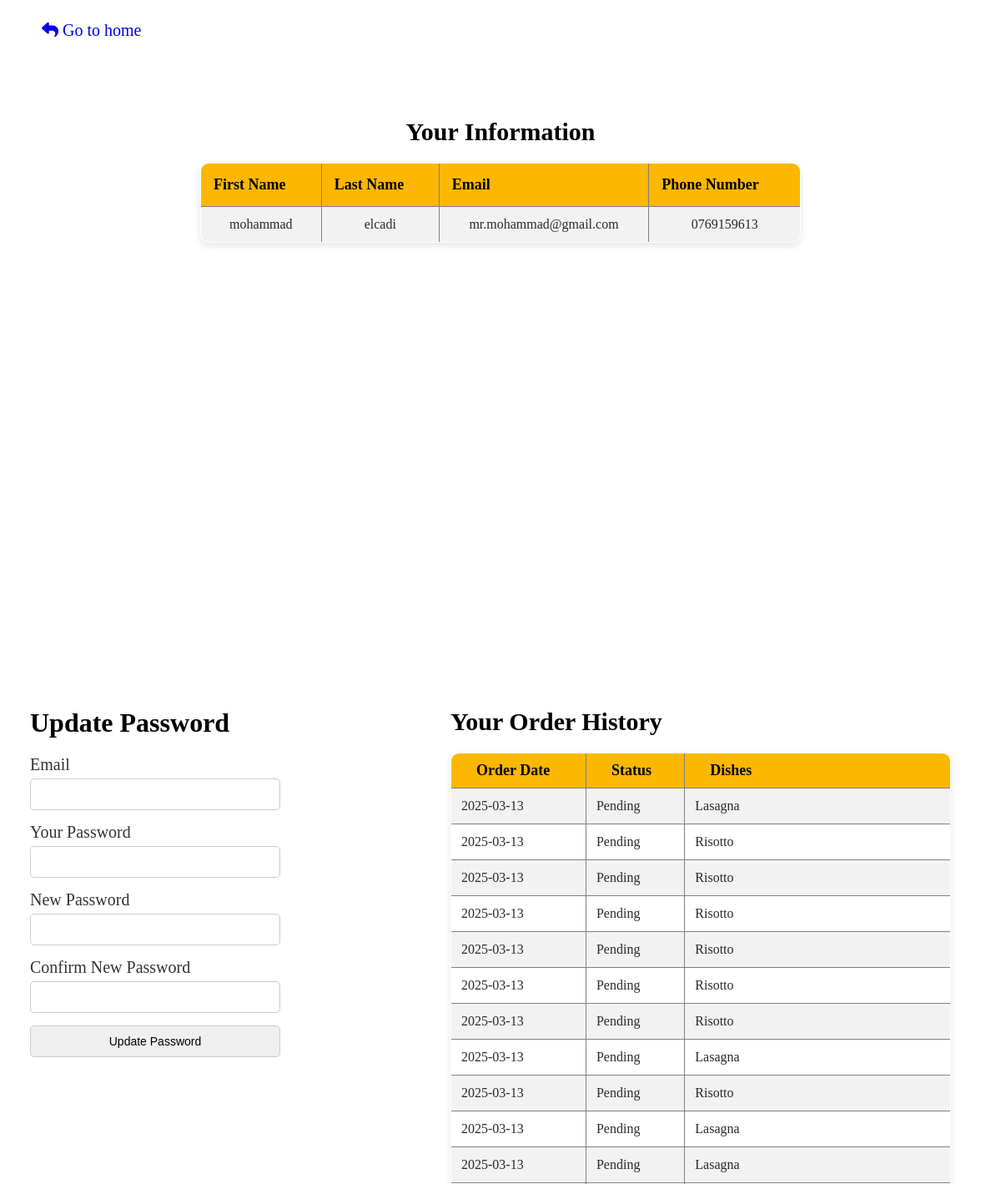
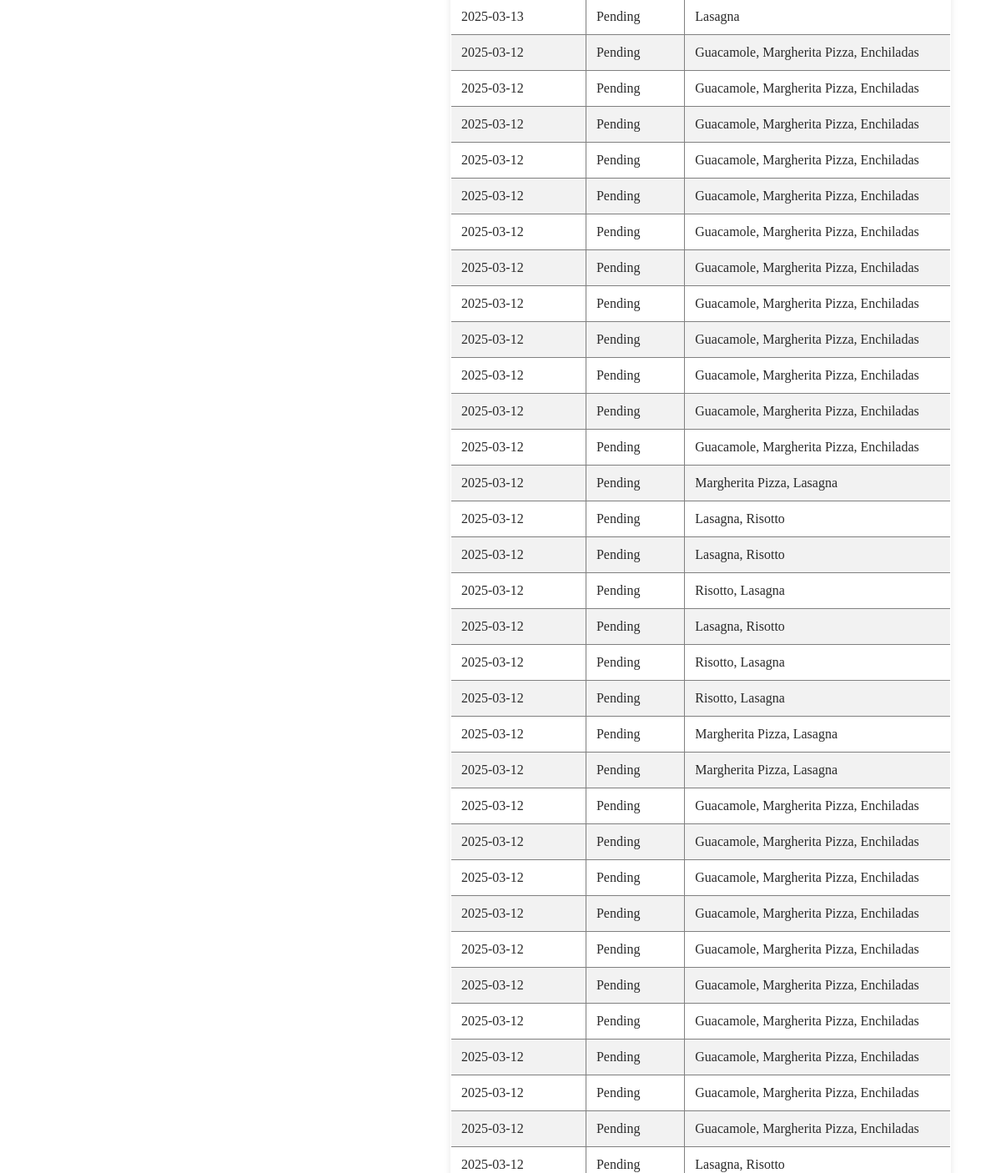
Screenshot of /profile.php (signed in) with the database file from the repository (2 pictures, top to bottom).
### tables this page shows
CREATE TABLE `users` (
  `user_id` int(11) NOT NULL,
  `first_name` varchar(50) NOT NULL,
  `last_name` varchar(50) NOT NULL,
  `email` varchar(100) NOT NULL,
  `phone_number` varchar(50) DEFAULT NULL,
  `password` varchar(255) NOT NULL
);

CREATE TABLE `orders` (
  `order_id` int(11) NOT NULL,
  `order_date` date DEFAULT NULL,
  `status` varchar(50) NOT NULL,
  `user_id` int(11) NOT NULL,
  `address_id` int(11) NOT NULL
);

CREATE TABLE `dishes` (
  `dish_id` int(11) NOT NULL,
  `dish_price` decimal(10,2) NOT NULL,
  `dish_name` varchar(255) DEFAULT NULL,
  `category_id` int(11) NOT NULL,
  `image_url` varchar(200) NOT NULL
);

### profile.php (the view, shortened to what this page needs)
<?php
$sdn = "mysql:host=localhost;dbname=resturent_db";
$user = "root";
$pass = "";
try {
    $pdo = new PDO($sdn, $user, $pass);
    $user_id = $_SESSION['user_id'];
    $orderQuery = "SELECT orders.order_id, orders.order_date, orders.status, dishes.dish_name
                   FROM orders
                   JOIN order_details ON orders.order_id = order_details.order_id
                   JOIN dishes ON order_details.dish_id = dishes.dish_id
                   WHERE orders.user_id = :user_id
                   ORDER BY orders.order_date DESC";
    $stmt = $pdo->prepare($orderQuery);
    $stmt->execute(['user_id' => $user_id]);
    $orders = $stmt->fetchAll(PDO::FETCH_ASSOC);
    $userQuery = "SELECT first_name, last_name, email, phone_number FROM users WHERE user_id = :user_id";
    $stmt = $pdo->prepare($userQuery);
    $stmt->execute(['user_id' => $user_id]);
    $user_info = $stmt->fetch(PDO::FETCH_ASSOC);
} catch (PDOException $e) {
    echo "Connection error: " . $e->getMessage();
}
?>
<!DOCTYPE html>
<html lang="en">
<head>
    <link rel="stylesheet" href="style/profile.css">
    <link rel="stylesheet" href="https://cdnjs.cloudflare.com/ajax/libs/font-awesome/6.7.2/css/all.min.css">
</head>
<body>
<a class="gohome" href="http://localhost/restorant/"><i class="fa-solid fa-reply"></i> Go to home</a>
<div class="container">
    <div class="userinfo">
        <h2>Your Information</h2>
        <table border="1">
            <tr>
                <th>First Name</th>
                <th>Last Name</th>
                <th>Email</th>
                <th>Phone Number</th>
            </tr>
            <tr>
                <td><?php echo htmlspecialchars($user_info['first_name']); ?></td>
                <td><?php echo htmlspecialchars($user_info['last_name']); ?></td>
                <td><?php echo htmlspecialchars($user_info['email']); ?></td>
                <td><?php echo htmlspecialchars($user_info['phone_number']); ?></td>
            </tr>
        </table>
    </div>
    <div class="hestory">
        <h2>Your Order History</h2>
        <table border="1">
            <tr>
                <th>Order Date</th>
                <th>Status</th>
                <th>Dishes</th>
            </tr>
            <?php
            if (!empty($orders)) {
                $current_order = null;
                foreach ($orders as $order) {
                    if ($current_order !== $order['order_id']) {
                        if ($current_order !== null) {
                            echo "</td></tr>";
                        }
                        echo "<tr>";
                        echo "<td>" . $order['order_date'] . "</td>";
                        echo "<td>" . $order['status'] . "</td>";
                        echo "<td>" . $order['dish_name'];
                        $current_order = $order['order_id'];
                    } else {
                        echo ", " . $order['dish_name'];
                    }
                }
                echo "</td></tr>";
            } else {
                echo "<tr><td colspan='3'>No orders found</td></tr>";
            }
            ?>
        </table>
    </div>
    <div class="updatpass">
        <h1>Update Password</h1>
        <form method="POST">
            <label for="email">Email</label>
            <input type="email" id="email" name="email" required>
            <label for="password">Your Password</label>
            <input type="password" id="password" name="password" required>
            <label for="new_password">New Password</label>
            <input type="password" id="new_password" name="new_password" required>
            <label for="confirm_password">Confirm New Password</label>
            <input type="password" id="confirm_password" name="confirm_password" required>
            <input type="submit" name="submit" value="Update Password">
        </form>
    </div>
</div>
</body>
</html>

### style/profile.css (style rules this page uses)
* { margin: 0; padding: 0; box-sizing: border-box; }
:root { --main-color: #fcb700; --back-color: #ffffff; --parag-color: #2a2a2a; --dark-red: #d01418; --border-color: #6666662a; --name-item: #0066c0; }
body .gohome { position: absolute; top: 25px; left: 50px; text-decoration: none; font-size: 20px; }
body .updatpass { width: 25%; display: inline-block; position: absolute; top: 30%; left: 3%; }
body .updatpass form { margin-top: 20px; }
body .updatpass label { display: block; font-size: 20px; margin-bottom: 5px; color: #333; }
body .updatpass input { width: 100%; padding: 10px; border: 1px solid #ccc; border-radius: 5px; font-size: 14px; outline: none; margin-bottom: 15px; }
body .container .hestory { position: absolute; right: 5%; top: 30%; width: 50%; }
body .container .hestory h2 { margin-bottom: 20px; font-size: 30px; }
body .container .hestory table tr th, body .container .hestory table td { padding: 10px 30px; }
body .container .hestory table { width: 100%; border-collapse: collapse; box-shadow: 0px 4px 8px rgba(0, 0, 0, 0.1); border-radius: 10px; overflow: hidden; }
body .container .hestory table th { background-color: var(--main-color); padding: 15px; text-align: left; font-size: 18px; }
body .container .hestory table td { padding: 12px; font-size: 16px; color: var(--parag-color); }
body .container .hestory table tr:nth-child(even) { background-color: rgba(0, 0, 0, 0.05); }
body .container .userinfo { position: absolute; left: 50%; transform: translateX(-50%); top: 5%; width: 60%; text-align: center; }
body .container .userinfo h2 { margin-bottom: 20px; font-size: 30px; }
body .container .userinfo table { width: 100%; border-collapse: collapse; box-shadow: 0px 4px 8px rgba(0, 0, 0, 0.1); border-radius: 10px; overflow: hidden; }
body .container .userinfo table th { background-color: var(--main-color); padding: 15px; text-align: left; font-size: 18px; }
body .container .userinfo table td { padding: 12px; font-size: 16px; color: var(--parag-color); }
body .container .userinfo table tr:nth-child(even) { background-color: rgba(0, 0, 0, 0.05); }

### rows the page displays
users: first_name "mohammad", last_name "elcadi", email "mr.mohammad@gmail.com", phone_number "0769159613"
orders: order_date "2025-03-13", status "Pending", dishes.dish_name "Lasagna"
orders: order_date "2025-03-13", status "Pending", dishes.dish_name "Risotto"
orders: order_date "2025-03-13", status "Pending", dishes.dish_name "Risotto"
orders: order_date "2025-03-13", status "Pending", dishes.dish_name "Risotto"
orders: order_date "2025-03-13", status "Pending", dishes.dish_name "Risotto"
orders: order_date "2025-03-13", status "Pending", dishes.dish_name "Risotto"
orders: order_date "2025-03-13", status "Pending", dishes.dish_name "Risotto"
orders: order_date "2025-03-13", status "Pending", dishes.dish_name "Lasagna"
orders: order_date "2025-03-13", status "Pending", dishes.dish_name "Risotto"
orders: order_date "2025-03-13", status "Pending", dishes.dish_name "Lasagna"
orders: order_date "2025-03-13", status "Pending", dishes.dish_name "Lasagna"
orders: order_date "2025-03-13", status "Pending", dishes.dish_name "Lasagna"
orders: order_date "2025-03-12", status "Pending", dishes.dish_name "Guacamole", dishes.dish_name "Margherita Pizza", dishes.dish_name "Enchiladas"
orders: order_date "2025-03-12", status "Pending", dishes.dish_name "Guacamole", dishes.dish_name "Margherita Pizza", dishes.dish_name "Enchiladas"
orders: order_date "2025-03-12", status "Pending", dishes.dish_name "Guacamole", dishes.dish_name "Margherita Pizza", dishes.dish_name "Enchiladas"
orders: order_date "2025-03-12", status "Pending", dishes.dish_name "Guacamole", dishes.dish_name "Margherita Pizza", dishes.dish_name "Enchiladas"
orders: order_date "2025-03-12", status "Pending", dishes.dish_name "Guacamole", dishes.dish_name "Margherita Pizza", dishes.dish_name "Enchiladas"
orders: order_date "2025-03-12", status "Pending", dishes.dish_name "Guacamole", dishes.dish_name "Margherita Pizza", dishes.dish_name "Enchiladas"
orders: order_date "2025-03-12", status "Pending", dishes.dish_name "Guacamole", dishes.dish_name "Margherita Pizza", dishes.dish_name "Enchiladas"
orders: order_date "2025-03-12", status "Pending", dishes.dish_name "Guacamole", dishes.dish_name "Margherita Pizza", dishes.dish_name "Enchiladas"
orders: order_date "2025-03-12", status "Pending", dishes.dish_name "Guacamole", dishes.dish_name "Margherita Pizza", dishes.dish_name "Enchiladas"
orders: order_date "2025-03-12", status "Pending", dishes.dish_name "Guacamole", dishes.dish_name "Margherita Pizza", dishes.dish_name "Enchiladas"
orders: order_date "2025-03-12", status "Pending", dishes.dish_name "Guacamole", dishes.dish_name "Margherita Pizza", dishes.dish_name "Enchiladas"
orders: order_date "2025-03-12", status "Pending", dishes.dish_name "Guacamole", dishes.dish_name "Margherita Pizza", dishes.dish_name "Enchiladas"
orders: order_date "2025-03-12", status "Pending", dishes.dish_name "Margherita Pizza", dishes.dish_name "Lasagna"
orders: order_date "2025-03-12", status "Pending", dishes.dish_name "Lasagna", dishes.dish_name "Risotto"
orders: order_date "2025-03-12", status "Pending", dishes.dish_name "Lasagna", dishes.dish_name "Risotto"
orders: order_date "2025-03-12", status "Pending", dishes.dish_name "Risotto", dishes.dish_name "Lasagna"
orders: order_date "2025-03-12", status "Pending", dishes.dish_name "Lasagna", dishes.dish_name "Risotto"
orders: order_date "2025-03-12", status "Pending", dishes.dish_name "Risotto", dishes.dish_name "Lasagna"
orders: order_date "2025-03-12", status "Pending", dishes.dish_name "Risotto", dishes.dish_name "Lasagna"
orders: order_date "2025-03-12", status "Pending", dishes.dish_name "Margherita Pizza", dishes.dish_name "Lasagna"
orders: order_date "2025-03-12", status "Pending", dishes.dish_name "Margherita Pizza", dishes.dish_name "Lasagna"
orders: order_date "2025-03-12", status "Pending", dishes.dish_name "Guacamole", dishes.dish_name "Margherita Pizza", dishes.dish_name "Enchiladas"
orders: order_date "2025-03-12", status "Pending", dishes.dish_name "Guacamole", dishes.dish_name "Margherita Pizza", dishes.dish_name "Enchiladas"
orders: order_date "2025-03-12", status "Pending", dishes.dish_name "Guacamole", dishes.dish_name "Margherita Pizza", dishes.dish_name "Enchiladas"
orders: order_date "2025-03-12", status "Pending", dishes.dish_name "Guacamole", dishes.dish_name "Margherita Pizza", dishes.dish_name "Enchiladas"
orders: order_date "2025-03-12", status "Pending", dishes.dish_name "Guacamole", dishes.dish_name "Margherita Pizza", dishes.dish_name "Enchiladas"
orders: order_date "2025-03-12", status "Pending", dishes.dish_name "Guacamole", dishes.dish_name "Margherita Pizza", dishes.dish_name "Enchiladas"
orders: order_date "2025-03-12", status "Pending", dishes.dish_name "Guacamole", dishes.dish_name "Margherita Pizza", dishes.dish_name "Enchiladas"
orders: order_date "2025-03-12", status "Pending", dishes.dish_name "Guacamole", dishes.dish_name "Margherita Pizza", dishes.dish_name "Enchiladas"
orders: order_date "2025-03-12", status "Pending", dishes.dish_name "Guacamole", dishes.dish_name "Margherita Pizza", dishes.dish_name "Enchiladas"
orders: order_date "2025-03-12", status "Pending", dishes.dish_name "Guacamole", dishes.dish_name "Margherita Pizza", dishes.dish_name "Enchiladas"
orders: order_date "2025-03-12", status "Pending", dishes.dish_name "Lasagna", dishes.dish_name "Risotto"
